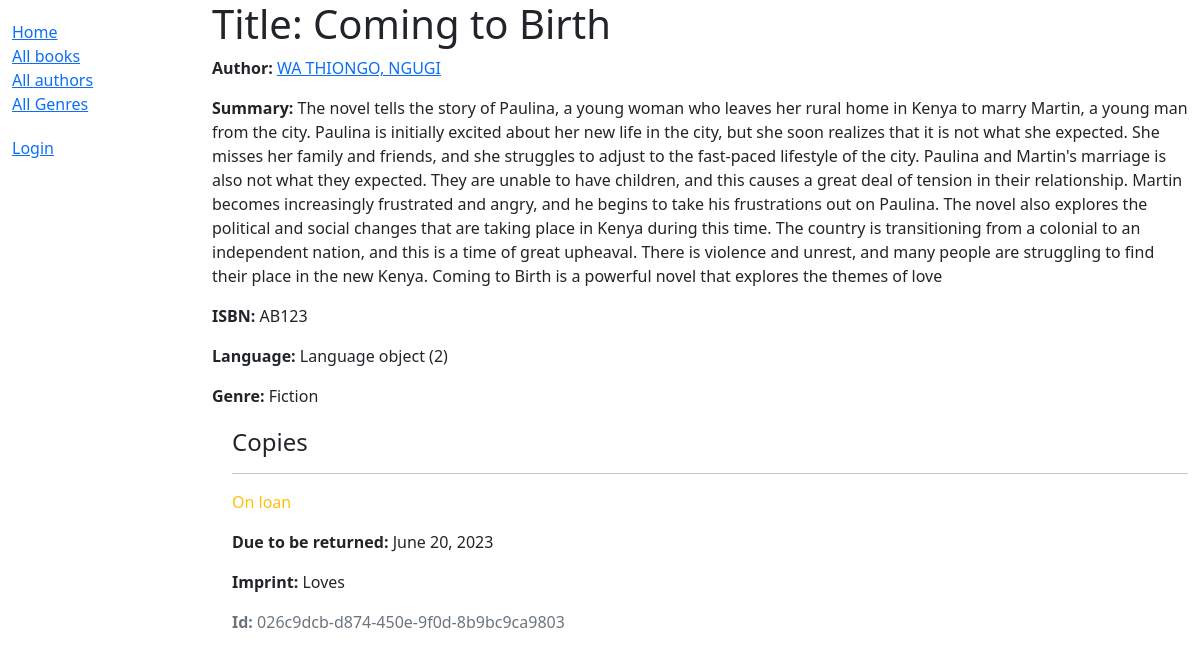
The app's page /catalog/book/1, older data.
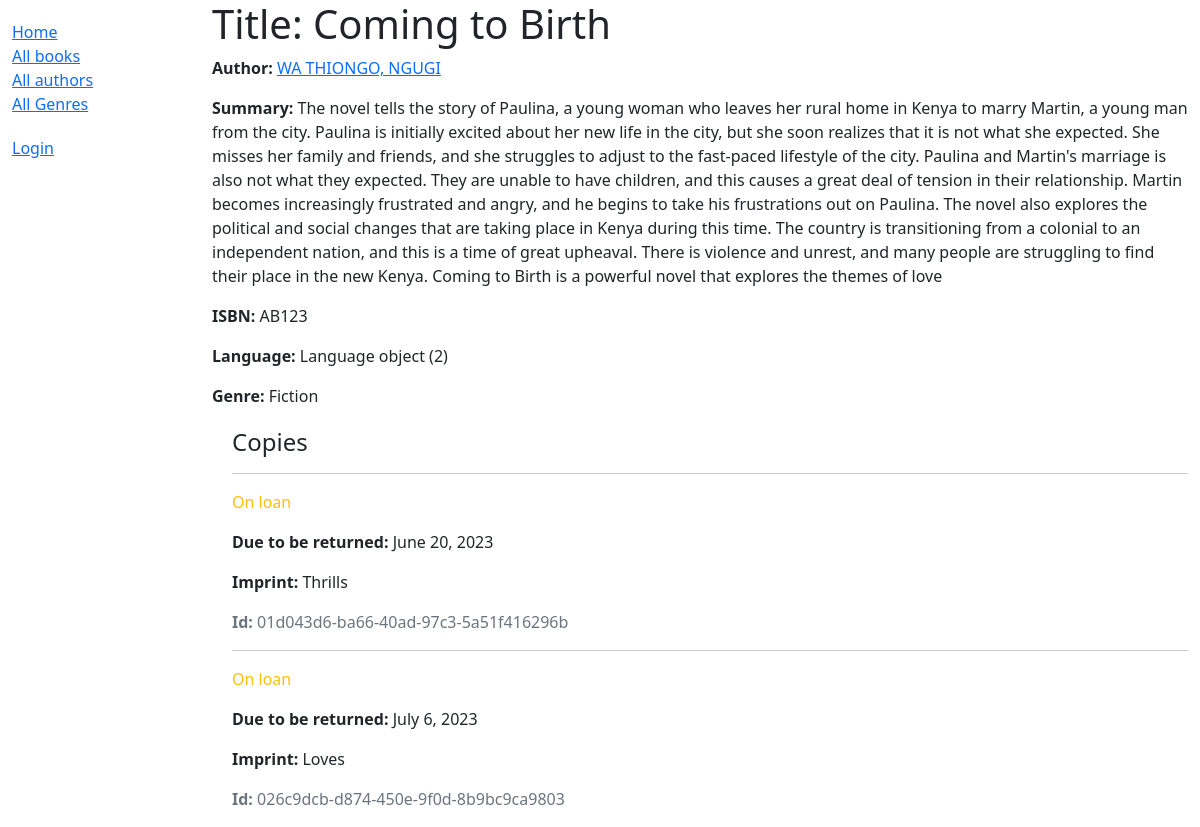
The same page, newer data.
### catalog/models.py (models this page shows, shortened)
class BookInstance(models.Model):
    id = models.UUIDField(primary_key=True, default=uuid.uuid4, help_text='Unique ID for this particular book across whole library') #uuid.uuid4 generates a unique id for the book instance
    book = models.ForeignKey('Book', on_delete=models.SET_NULL, null=True)
    imprint = models.CharField(max_length=200)
    due_back = models.DateField(null=True, blank=True)
    LOAN_STATUS = ( #tuple of tuples
        ('m', 'Maintenance'), #first element is the value stored in the db, second element is the human-readable name
        ('o', 'On loan'),
        ('a', 'Available'),
        ('r', 'Reserved'),
    )
    status = models.CharField( #status field is a character field that only allows the values in the LOAN_STATUS tuple
        max_length=1,
        choices=LOAN_STATUS,
        blank=True,
        default='m',
        help_text='Book availability',
    )
    borrower = models.ForeignKey(User, on_delete=models.SET_NULL, null=True, blank=True)
    class Meta:
        ordering = ['due_back']
        permissions = (("can_mark_returned", "Set book as returned"),)

### catalog/views.py (the view, shortened to what this page needs)
# urls.py: path('book/<int:pk>', views.BookDetailView.as_view(), name='book-detail'),
class BookDetailView(generic.DetailView):
    model = Book

### catalog/models.py (called while the page is built)
    def __str__(self):
        return self.name

    def get_absolute_url(self):
        return reverse('author-detail', args=[str(self.id)])

    def __str__(self):
        return f'{self.last_name}, {self.first_name}'

### catalog/templates/catalog/book_detail.html
{% extends "base_generic.html" %}
{% block content %}
  <h1>Title: {{ book.title }}</h1>
  <p><strong>Author:</strong> <a href="{{ book.author.get_absolute_url }}">{{ book.author }}</a></p>
  <p><strong>Summary:</strong> {{ book.summary }}</p>
  <p><strong>ISBN:</strong> {{ book.isbn }}</p>
  <p><strong>Language:</strong> {{ book.language }}</p>
  <p><strong>Genre:</strong> {{ book.genre.all|join:", " }}</p>
  <div style="margin-left:20px;margin-top:20px">
    <h4>Copies</h4>
    {% for copy in book.bookinstance_set.all %}
      <hr />
      <p class="{% if copy.status == 'a' %}text-success{% elif copy.status == 'm' %}text-danger{% else %}text-warning{% endif %}">
        {{ copy.get_status_display }}
      </p>
      {% if copy.status != 'a' %}
        <p><strong>Due to be returned:</strong> {{ copy.due_back }}</p>
      {% endif %}
      <p><strong>Imprint:</strong> {{ copy.imprint }}</p>
      <p class="text-muted"><strong>Id:</strong> {{ copy.id }}</p>
    {% endfor %}
  </div>
{% endblock %}

Row changes from the older to the newer data that the page shows:
added BookInstance: status "On loan", due_back "June 20, 2023", imprint "Thrills", id "01d043d6-ba66-40ad-97c3-5a51f416296b"
changed BookInstance "Loves": due_back "June 20, 2023" → "July 6, 2023"
